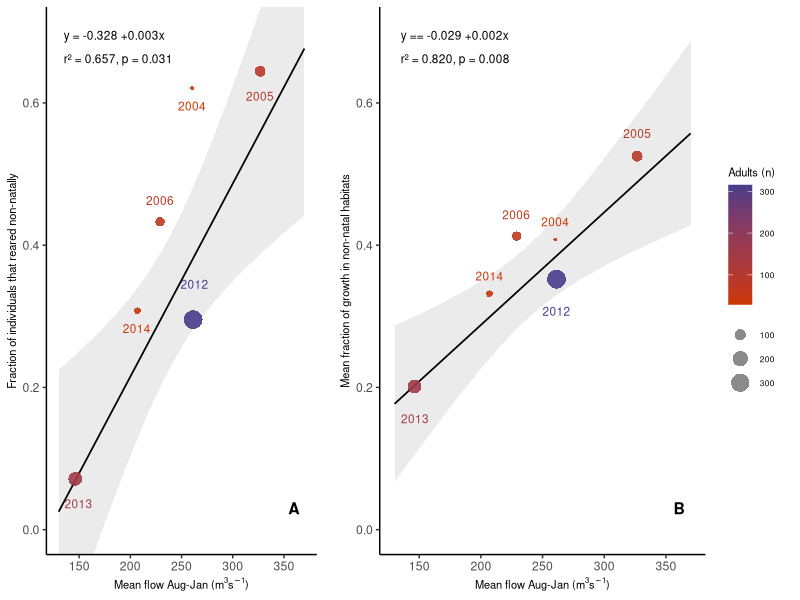
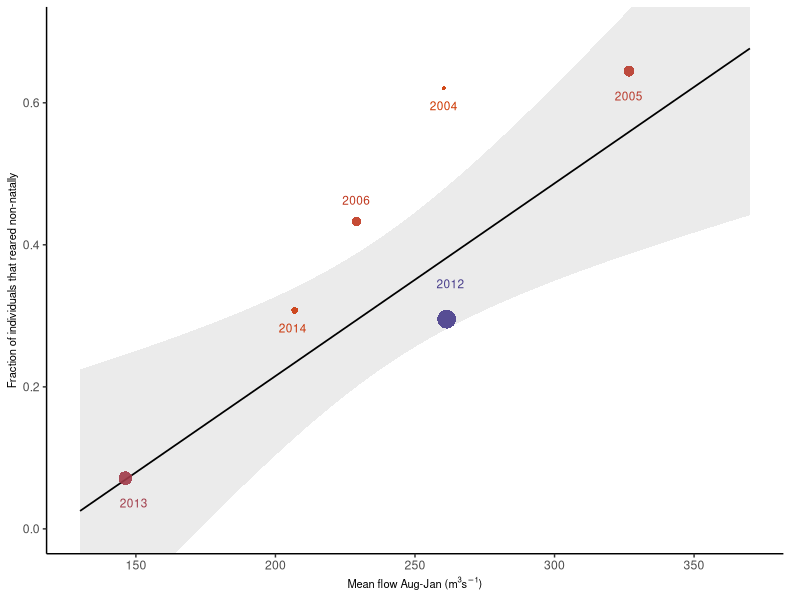
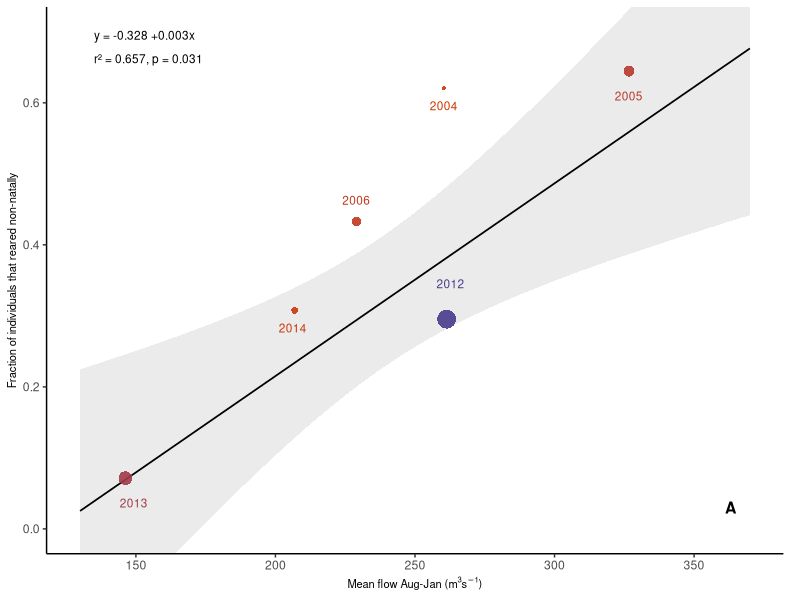
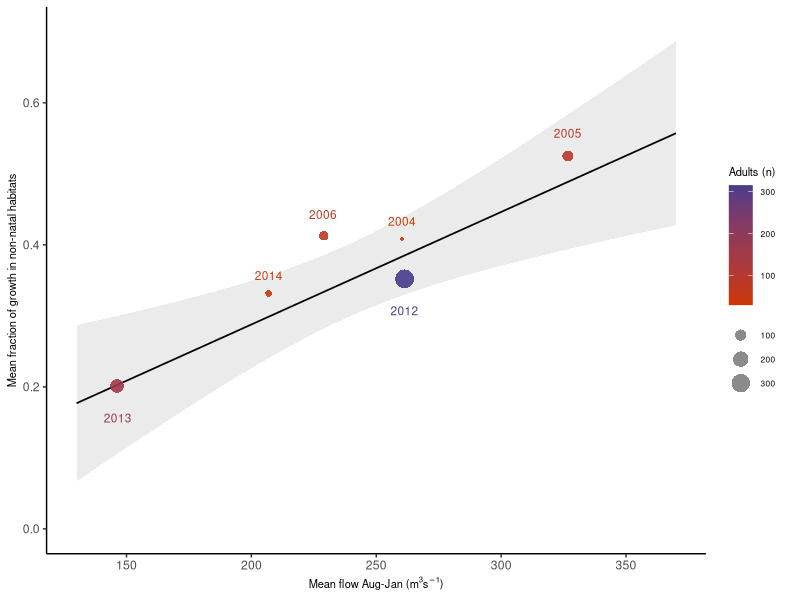
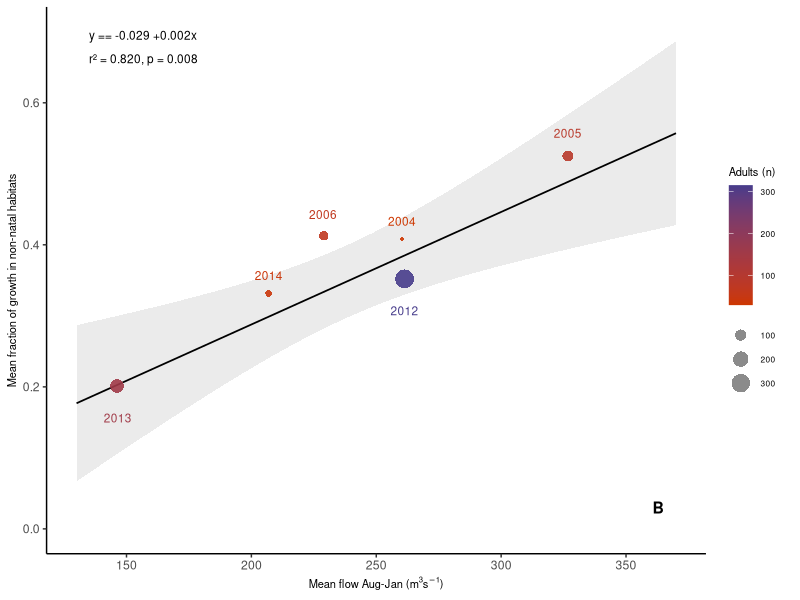

Recreate these plots in R, in order. (Note: this script raises an error after producing the figures.)
#' @title Droughts delay juvenile salmon migration and truncate diversity in habitat use
#' 
#' @description 
#' This script performs regression analyses to estimate relationships between non-natal 
#' rearing (frequency by rearing type and proportion of freshwater growth) versus 
#' upper Sacramento River flow and juvenile abundance (density dependence).
#' 
#' @details
#' **Title:** Droughts delay juvenile salmon migration and truncate diversity in habitat use
#' 
#' **Journal:** Ecosphere
#'
#' **Year:** 2026
#'
#' **DOI:** https://doi.org/10.1002/ecs2.70779
#' 
#' **Authors:** 
#' Pedro Morais1,*, Anna M. Sturrock2,3+, Corey C. Phillis4, George Whitman2, 
#' Stephanie M. Carlson1, Rachel C. Johnson2,5
#' 
#' **Affiliations:**
#' 1 Department of Environmental Science, Policy, and Management, Mulford Hall, 
#'    University of California, Berkeley, Berkeley, CA 94720, USA.
#' 2 Center for Watershed Sciences, University of California, Davis, 1 Shields Ave, 
#'    Davis, CA 95616, USA.
#' 3 School of Life Sciences University of Essex Wivenhoe Park, 
#'    Colchester CO4 3SQ, UK
#' 4 Metropolitan Water District of Southern California, 1121 L Street, 
#'    Suite 900, Sacramento, CA 95814, USA.
#' 5 National Marine Fisheries Service, Southwest Fisheries Science Center, 
#'    Santa Cruz, CA 95060, USA.
#' 
#' + Equal contribution as the first author
#' * Current address: University of Texas Marine Science Institute, 
#'   750 Channel View Dr., Port Aransas, TX 78373, USA.
#' 
#' **Correspondence:** 
#' Pedro Morais; Email: pedro.morais@austin.utexas.edu
#' 
#' **Credits:**
#' This script was originally created by Anna M. Sturrock and revised by Pedro Morais.
#' 

# ------------------------------------------------------------------------------
# 1. Setup and Environment
# ------------------------------------------------------------------------------

# Clear workspace
rm(list = ls())

# Load necessary packages
library(ggplot2)
library(dplyr)
library(ggrepel)
library(cowplot)

# ------------------------------------------------------------------------------
# 2. Data Loading and Preparation
# ------------------------------------------------------------------------------

# Define years of interest (brood years with adequate sample sizes)
yrs <- c(2004, 2005, 2006, 2012, 2013, 2014)

# Read in mean Sacramento flows for Aug-Jan of each brood year
flow_8.1 <- read.csv("outputs/mean_aug_jan_flows.csv")

# Read in rearing categories and filter for Sacramento River (SAC)
rearing_type_summary <- read.csv("outputs/rearing_type_by_BY.csv") |>
  filter(rearing_type == "SAC") |>
  mutate(prop_non_nat_rearers = 1 - freq) |>
  select(-rearing_type, -n)


# Read in mean annual freshwater growth
mean_fw_growth <- read.csv("outputs/summary_stats_fw_growth.csv")

# Estimate total fraction of FW growth assimilated in any non-natal habitat and in a downstream non-natal habitat
growth_summary <- mean_fw_growth |>
  filter(Brood_year %in% yrs) |>
  group_by(Brood_year) |>
  summarize(
    tot_non_natal = sum(mean_prop_fw_growth[Habitat != "SAC"], na.rm = TRUE),
    prop_fw_growth_down = sum(mean_prop_fw_growth[!Habitat %in% c("SAC", "Unassigned", "LAS")], na.rm = TRUE),
    .groups = "drop"
  )

# Read in total juvenile production per year (JPI estimate)
juv_production <- read.csv("data/RBDD_RST_Juv_Production.csv")


# Create combined data table for regression analyses
annual_df <- flow_8.1 |>
  left_join(
    rearing_type_summary |> select(Brood_year, tot, prop_non_nat_rearers),
    by = c("BY" = "Brood_year")
  ) |>
  left_join(growth_summary, by = c("BY" = "Brood_year")) |>
  left_join(juv_production, by = "BY") |>
  mutate(JPI_mill = Fry_equiv_JPI / 1000000)

# Helper function for regression p-values
format_p <- function(p) {
  if (p < 0.001) {
    "p < 0.001"
  } else {
    paste0("p = ", format(round(p, 3), nsmall = 3))
  }
}

# ------------------------------------------------------------------------------
# 3. Regression: Non-Natal Rearing vs. Flow
# ------------------------------------------------------------------------------

# Plot: Proportion of fish reared non-natally as a function of mean Aug-Jan flow
non_nat_plot <- ggplot(annual_df, aes(x = av_flow8.1, y = prop_non_nat_rearers, color = tot)) +
  geom_smooth(method = "glm", aes(weight = tot), fill = "grey", colour = "black", linewidth = 0.6, alpha = 0.3, fullrange = TRUE) +
  geom_point(aes(size = tot), shape = 16, alpha = 0.9) + 
  geom_text_repel(
    aes(label = BY), 
    size = 3, 
    min.segment.length = Inf, 
    box.padding = 0,
    force = 0, 
    force_pull = 0,
    nudge_x = c(0, -0.1, 0, 1.4, 3, -0.7)[match(annual_df$BY, c(2004, 2005, 2006, 2012, 2013, 2014))],
    nudge_y = c(-0.025, -0.035, 0.03, 0.05, -0.035, -0.025)[match(annual_df$BY, c(2004, 2005, 2006, 2012, 2013, 2014))]
  ) +
  theme_classic(base_size = 11) +
  scale_y_continuous(breaks = seq(0, 0.7, by = 0.2)) +
  scale_color_gradient(low = "orangered3", high = "slateblue4") +
  scale_x_continuous(limits = c(130, 370), breaks = seq(150, 350, by = 50)) +
  coord_cartesian(ylim = c(0, 0.7)) +
  labs(
    x = expression("Mean flow Aug-Jan (m"^3*"s"^{-1}*")"),
    y = "Fraction of individuals that reared non-natally",
    size = "Adults (n)", 
    color = "Adults (n)"
  ) +
  theme(
    legend.position = "none",
    axis.title.x = element_text(size = 8),
    axis.title.y = element_text(size = 8),
    plot.margin = margin(5, 12, 5, 5)
  )

# Add regression statistics (R2 and equation) to the plot
lm_non_nat <- lm(prop_non_nat_rearers ~ av_flow8.1, weights = tot, data = annual_df)
r2_non_nat <- format(summary(lm_non_nat)$adj.r.squared, nsmall = 3, digits = 3)
pval_non_nat_text <- format_p(summary(lm_non_nat)$coefficients[2, 4])
eq_non_nat <- sprintf("y = %.3f %+.3fx", coef(lm_non_nat)[1], coef(lm_non_nat)[2])

non_nat_plot_final <- non_nat_plot +
  annotate("text", x = 135, y = 0.695, label = eq_non_nat, parse = FALSE, color = "black", size = 3, hjust = 0) +
  annotate("text", x = 135, y = 0.662, label = paste0("r\u00b2 = ", r2_non_nat, ", ", pval_non_nat_text), parse = FALSE, color = "black", size = 3, hjust = 0) +
  annotate("text", x = 365, y = 0.03, label = "A", size = 4, fontface = "bold", hjust = 1)

# ------------------------------------------------------------------------------
# 4. Regression: 'Rest Stop' Hypothesis
# ------------------------------------------------------------------------------

# Plot: Proportion of FW growth in non-natal habitats vs. flow
rest_plot <- ggplot(annual_df, aes(x = av_flow8.1, y = tot_non_natal, color = tot)) +
  geom_smooth(method = "lm", aes(weight = tot), fill = "grey", colour = "black", linewidth = 0.6, alpha = 0.3, fullrange = TRUE) +
  geom_point(aes(size = tot), shape = 16, alpha = 0.9) + 
  geom_text_repel(
    aes(label = BY), 
    size = 3, 
    min.segment.length = Inf, 
    box.padding = 0,
    force = 0, 
    force_pull = 0,
    nudge_x = c(0.05, 0, -0.3, 0, 0.3, 0)[match(annual_df$BY, c(2004, 2005, 2006, 2012, 2013, 2014))],
    nudge_y = c(0.025, 0.032, 0.03, -0.045, -0.045, 0.025)[match(annual_df$BY, c(2004, 2005, 2006, 2012, 2013, 2014))]
  ) +
  theme_classic(base_size = 11) +
  scale_y_continuous(breaks = seq(0, 0.7, by = 0.2)) +
  scale_color_gradient(low = "orangered3", high = "slateblue4") +
  scale_x_continuous(limits = c(130, 370), breaks = seq(150, 350, by = 50)) +
  coord_cartesian(ylim = c(0, 0.7)) +
  labs(
    x = expression("Mean flow Aug-Jan (m"^3*"s"^{-1}*")"),
    y = "Mean fraction of growth in non-natal habitats",
    size = "Adults (n)", 
    color = "Adults (n)"
  ) +
  theme(
    axis.title.x = element_text(size = 8),
    axis.title.y = element_text(size = 8),
    legend.text = element_text(size = 6),
    legend.title = element_text(size = 8),
    legend.spacing.y = unit(2, "pt"),
    plot.margin = margin(5, 12, 5, 5)
  ) +
  guides(color = guide_colorbar(order = 1),
         size = guide_legend(order = 2,
                             title = NULL,
                             override.aes = list(colour = "grey50")))

# Add regression statistics to the plot
lm_rest <- lm(tot_non_natal ~ av_flow8.1, weights = tot, data = annual_df)
r2_rest <- format(summary(lm_rest)$adj.r.squared, nsmall = 3, digits = 3)
pval_rest_text <- format_p(summary(lm_rest)$coefficients[2, 4])
eq_rest <- sprintf("y == %.3f %+.3fx", coef(lm_rest)[1], coef(lm_rest)[2])

rest_plot_final <- rest_plot +
  annotate("text", x = 135, y = 0.695, label = eq_rest, parse = FALSE, color = "black", size = 3, hjust = 0) +
  annotate("text", x = 135, y = 0.662, label = paste0("r\u00b2 = ", r2_rest, ", ", pval_rest_text), parse = FALSE, color = "black", size = 3, hjust = 0) +
  annotate("text", x = 365, y = 0.03, label = "B", size = 4, fontface = "bold", hjust = 1)

# Combine non-natal and rest stop plots
fig4 <- cowplot::plot_grid(non_nat_plot_final, rest_plot_final, ncol = 2, rel_widths = c(1, 1.4))
ggsave(filename = "figures/Fig4_rest_stop.tif", plot = fig4, width = 15, height = 7.5, dpi = 300, units = "cm")

# ------------------------------------------------------------------------------
# 5. Downstream Occupancy Regression (Cues)
# ------------------------------------------------------------------------------

# Hypothesis: Negative relationship between date of first freshet and downstream growth
cues_plot <- ggplot(annual_df, aes(x = broodyr_day, y = prop_fw_growth_down, color = av_flow8.1)) + 
  geom_smooth(method = "glm", fill = "grey", colour = "black", linewidth = 0.6, alpha = 0.3, aes(weight = tot), fullrange = TRUE) +
  geom_point(aes(size = tot), shape = 16, alpha = 0.65) + 
  geom_text_repel(
    aes(label = BY), 
    size = 3, 
    min.segment.length = Inf, 
    box.padding = 0,
    nudge_x = c(0, 0, 0.3, 1.32, -1.75, 4.71)[match(annual_df$BY, c(2004, 2005, 2006, 2012, 2013, 2014))],
    nudge_y = c(-0.02, 0.032, 0.03, -0.034, -0.035, -0.026)[match(annual_df$BY, c(2004, 2005, 2006, 2012, 2013, 2014))]
  ) +
  theme_classic(base_size = 11) +
  labs(
    x = expression("First day >400 m"^3*"s"^{-1}), 
    y = "Mean fraction of growth in downstream habitats",
    size = "Adults (n)"
  ) + 
  theme(
    legend.position = "none",
    axis.title.x = element_text(size = 8),
    axis.title.y = element_text(size = 8),
    legend.text = element_text(size = 8),
    legend.title = element_text(size = 8)
  ) +
  scale_x_continuous(limits = c(150, 230), breaks = seq(150, 230, by = 20)) +
  ylim(0.0, 0.6) +
  scale_color_gradient(low = "orangered3", high = "slateblue4")

# Add regression statistics to cues plot
lm_cues <- lm(prop_fw_growth_down ~ broodyr_day, weights = tot, data = annual_df)
r2_cues <- format(summary(lm_cues)$adj.r.squared, nsmall = 3, digits = 3)
pval_cues_text <- format_p(summary(lm_cues)$coefficients[2, 4])
eq_cues <- sprintf("y = %.3f %s %.3fx", coef(lm_cues)[1], if_else(coef(lm_cues)[2] >= 0, "+", "−"), abs(coef(lm_cues)[2]))

cues_plot_final <- cues_plot +
  annotate("text", x = 155.6, y = 0.595, label = eq_cues, parse = FALSE, color = "black", size = 3, hjust = 0) +
  annotate("text", x = 155.6, y = 0.562, label = paste0("r\u00b2 = ", r2_cues, ", ", pval_cues_text), parse = FALSE, color = "black", size = 3, hjust = 0) +
  annotate("text", x = 228, y = 0.03, label = "A", size = 4, fontface = "bold", hjust = 1)

# ------------------------------------------------------------------------------
# 6. Regression: Density-Dependent Movement
# ------------------------------------------------------------------------------

# Hypothesis: Positive relationship between juvenile abundance and downstream movement

juv_abundance_plot <- ggplot(annual_df, aes(x = JPI_mill, y = prop_fw_growth_down, color = av_flow8.1)) + 
  geom_smooth(method = "glm", fill = "grey", colour = "black", linewidth = 0.6, alpha = 0.3, aes(weight = tot), fullrange = TRUE) +
  geom_point(aes(size = tot), shape = 16, alpha = 0.65) + 
  geom_text_repel(
    aes(label = BY), 
    size = 3, 
    min.segment.length = Inf, 
    box.padding = 0,
    nudge_x = c(1.4, -0.06, -0.5, 1.1, 0.005, -0.04)[match(annual_df$BY, c(2004, 2005, 2006, 2012, 2013, 2014))],
    nudge_y = c(0, 0.03, 0.03, 0.04, -0.032, -0.031)[match(annual_df$BY, c(2004, 2005, 2006, 2012, 2013, 2014))]
  ) +
  theme_classic(base_size = 11) +
  xlim(0.0, 10) + 
  coord_cartesian(ylim = c(0, 0.6)) +
  theme(
    axis.title.x = element_text(size = 8),
    axis.title.y = element_text(size = 8),
    legend.text = element_text(size = 6),
    legend.title = element_text(size = 8, lineheight = 0.8, margin = margin(b = 0))
  ) +
  guides(
    color = guide_colorbar(order = 1),
    size = guide_legend(order = 2,
                        title = NULL,
                        override.aes = list(colour = "grey50"))
  ) +
  scale_color_gradient(low = "orangered3", high = "slateblue4") +
  labs(
    x = "Juvenile production (millions)", 
    y = " ",
    size = "Adults (n)",
    color = "Mean flow\nAug-Jun\n(m³ s⁻¹)"
    )

# Add regression statistics to the plot
lm_juv <- lm(prop_fw_growth_down ~ JPI_mill, weights = tot, data = annual_df)
r2_juv <- format(summary(lm_juv)$adj.r.squared, nsmall = 3, digits = 3)
pval_juv_text <- format_p(summary(lm_juv)$coefficients[2, 4])
eq_juv <- sprintf("y = %.3f %s %.3fx", coef(lm_juv)[1], if_else(coef(lm_juv)[2] >= 0, "+", "−"), abs(coef(lm_juv)[2]))

juv_abundance_plot_final <- juv_abundance_plot +
  annotate("text", x = 0.7, y = 0.595, label = eq_juv, parse = FALSE, color = "black", size = 3, hjust = 0) +
  annotate("text", x = 0.7, y = 0.562, label = paste0("r\u00b2 = ", r2_juv, ", ", pval_juv_text), parse = FALSE, color = "black", size = 3, hjust = 0) +
  annotate("text", x = 9.7, y = 0.03, label = "B", size = 4, fontface = "bold", hjust = 1)

# Combine cues and abundance plots into Figure 5
fig5 <- cowplot::plot_grid(cues_plot_final, juv_abundance_plot_final, ncol = 2, rel_widths = c(1, 1.4))

ggsave(filename = "figures/Fig5_downstream_occupancy.tif", plot = fig5, width = 15, height = 7.5, dpi = 300, units = "cm")

# ------------------------------------------------------------------------------
# 7. Final Combined Model
# ------------------------------------------------------------------------------

# Linear model for downstream occupancy prediction combining both terms
lm_combined <- lm(prop_fw_growth_down ~ JPI_mill + broodyr_day, weights = tot, data = annual_df)
summary(lm_combined)
